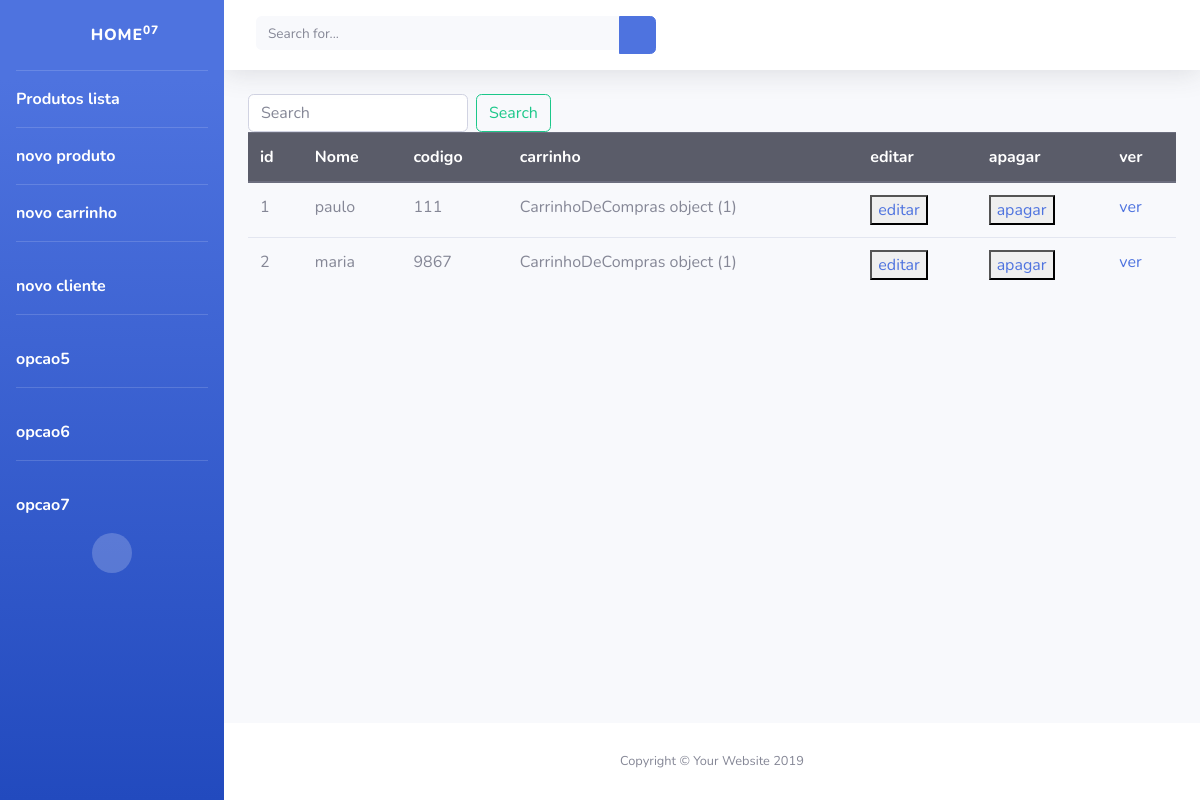
Page /primeira/produto/ on the earlier database version.
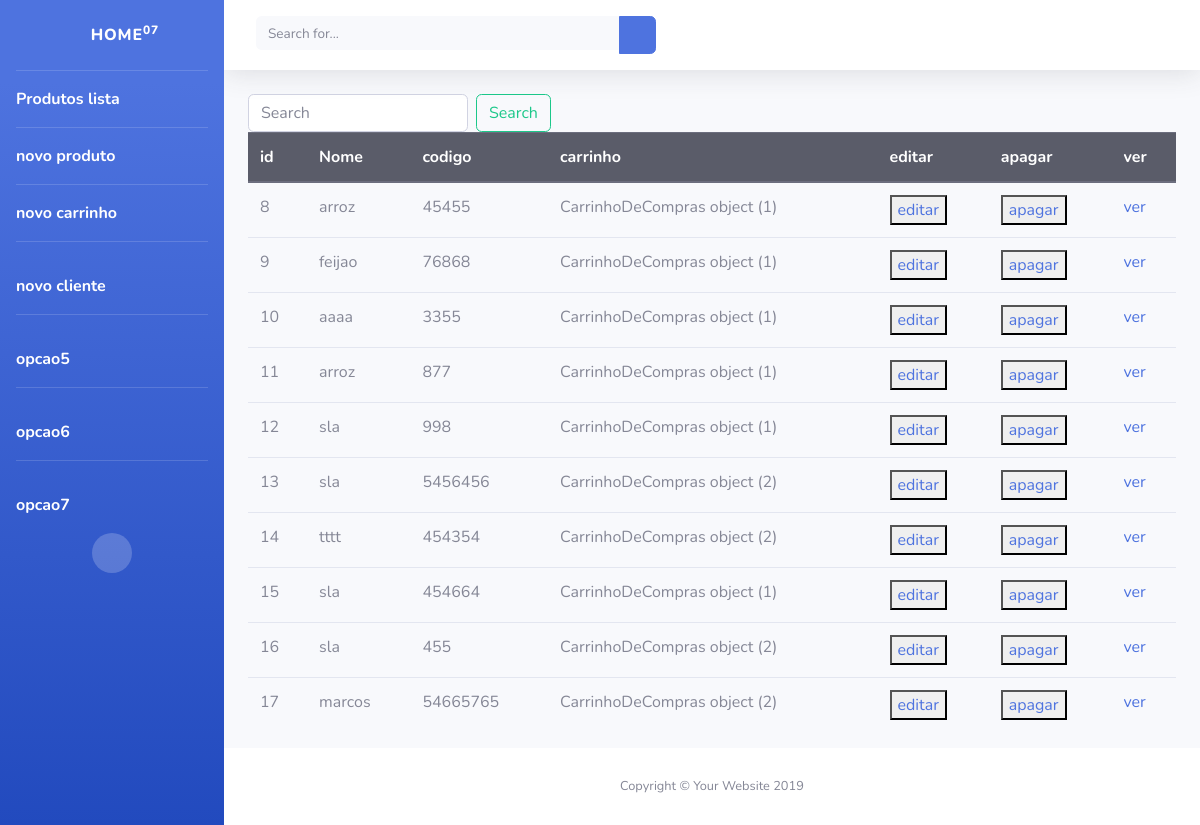
Same page on the later database version.
### primeira/models.py (models this page shows)
class Produto(models.Model):
    nome = models.CharField(max_length=50)
    codigo = models.IntegerField()
    carrinho = models.ForeignKey(CarrinhoDeCompras, on_delete=models.CASCADE)

class CarrinhoDeCompras(models.Model):
    tamanho = models.CharField(max_length=50)
    cor = models.CharField(max_length=50)

### primeira/views.py (the view)
# urls.py: path('produto/', views.produto_list),
def produto_list(request):
    produtos = Produto.objects.all()
    return render(request,'produto/list.html',{'produtos':produtos})

### primeira/templates/produto/list.html (shortened to what this page needs)
{% extends "base.html" %}
{% block conteudo %}
<form action="/primeira/produto/pesquisa/" method="POST" class="form-inline my-2 my-lg-0">
    <input name="pesquisar" class="form-control mr-sm-2" type="search" placeholder="Search" aria-label="">
    <button class="btn btn-outline-success my-2 my-sm-0" type="submit">Search</button>
</form>
<table class="table">
    <thead class="thead-dark">
        <tr>
            <th scope="col">id</th>
            <th scope="col">Nome</th>
            <th scope="col">codigo</th>
            <th scope="col">carrinho</th>
            <th scope="col">editar</th>
            <th scope="col">apagar</th>
            <th scope="col">ver</th>
        </tr>
    </thead>
    <tbody>
        {% for produto in produtos %}
            <tr>
                <td>{{produto.id}}</td>
                <td>{{produto.nome}}</td>
                <td>{{produto.codigo}}</td>
                <td>{{produto.carrinho}}</td>
                <td><button><a href="/primeira/produto/editar/{{produto.id}}">editar</a></button></td>
                <td><button><a href="/primeira/produto/deleta/{{produto.id}}">apagar</a></button></td>
                <td><a href="/primeira/produto/show/{{produto.id}}">ver</a></td>
            </tr>
        {% endfor %}
    </tbody>
</table>
{% endblock %}

### primeira/templates/base.html (shortened to what this page needs)
{% load static %}
<!DOCTYPE html>
<html lang="en">
<head>
    <link href="{% static 'vendor/fontawesome-free/css/all.min.css' %}" rel="stylesheet" type="text/css">
    <link href="{% static 'css/sb-admin-2.min.css' %}" rel="stylesheet">
</head>
<body id="page-top">
    <div id="wrapper">
        <ul class="navbar-nav bg-gradient-primary sidebar sidebar-dark accordion" id="accordionSidebar">
            <a class="sidebar-brand d-flex align-items-center justify-content-center" href="/primeira/">
                <div class="sidebar-brand-icon rotate-n-15">
                    <i class="fas fa-laugh-wink"></i>
                </div>
                <div class="sidebar-brand-text mx-3">Home<sup>07</sup></div>
            </a>
            <hr class="sidebar-divider my-0">
            <li class="nav-item active">
                <a class="nav-link" href="/primeira/produto/">Produtos lista</a>
            </li>
            <hr class="sidebar-divider my-0">
            <li class="nav-item active">
                <a class="nav-link" href="/primeira/produto/create/">novo produto</a>
                <hr class="sidebar-divider my-0">
            </li>
            <li class="nav-item active">
                <a class="nav-link" href="/primeira/carrinho/create/">novo carrinho</a>
            </li>
            <hr class="sidebar-divider">
            <li class="nav-item active">
                <a class="nav-link" href="/primeira/cliente/">novo cliente</a>
            </li>
            <hr class="sidebar-divider">
            <li class="nav-item active">
                <a class="nav-link" href="/atendimento/paciente/create/">opcao5</a>
            </li>
            <hr class="sidebar-divider">
            <li class="nav-item active">
                <a class="nav-link" href="/atendimento/medico/create/">opcao6</a>
            </li>
            <hr class="sidebar-divider d-none d-md-block">
            <li class="nav-item active">
                <a class="nav-link" href="/atendimento/medicamento/create/">opcao7</a>
            </li>
            <div class="text-center d-none d-md-inline">
                <button class="rounded-circle border-0" id="sidebarToggle"></button>
            </div>
        </ul>
        <div id="content-wrapper" class="d-flex flex-column">
            <div id="content">
                <nav class="navbar navbar-expand navbar-light bg-white topbar mb-4 static-top shadow">
                    <form
                        class="d-none d-sm-inline-block form-inline mr-auto ml-md-3 my-2 my-md-0 mw-100 navbar-search">
                        <div class="input-group">
                            <input type="text" class="form-control bg-light border-0 small" placeholder="Search for..."
                                aria-label="Search" aria-describedby="basic-addon2">
                            <div class="input-group-append">
                                <button class="btn btn-primary" type="button">
                                    <i class="fas fa-search fa-sm"></i>
                                </button>
                            </div>
                        </div>
                    </form>
                </nav>
                <div class="container-fluid">
                    {% block conteudo %} {% endblock %}
                </div>
            </div>
            <footer class="sticky-footer bg-white">
                <div class="container my-auto">
                    <div class="copyright text-center my-auto">
                        <span>Copyright &copy; Your Website 2019</span>
                    </div>
                </div>
            </footer>
        </div>
    </div>
</body>
</html>

Differences in the rows shown:
removed Produto: id "1", nome "paulo", codigo "111", carrinho "CarrinhoDeCompras object (1)"
removed Produto: id "2", nome "maria", codigo "9867", carrinho "CarrinhoDeCompras object (1)"
added Produto: id "8", nome "arroz", codigo "45455", carrinho "CarrinhoDeCompras object (1)"
added Produto: id "9", nome "feijao", codigo "76868", carrinho "CarrinhoDeCompras object (1)"
added Produto: id "10", nome "aaaa", codigo "3355", carrinho "CarrinhoDeCompras object (1)"
added Produto: id "11", nome "arroz", codigo "877", carrinho "CarrinhoDeCompras object (1)"
added Produto: id "12", nome "sla", codigo "998", carrinho "CarrinhoDeCompras object (1)"
added Produto: id "13", nome "sla", codigo "5456456", carrinho "CarrinhoDeCompras object (2)"
added Produto: id "14", nome "tttt", codigo "454354", carrinho "CarrinhoDeCompras object (2)"
added Produto: id "15", nome "sla", codigo "454664", carrinho "CarrinhoDeCompras object (1)"
added Produto: id "16", nome "sla", codigo "455", carrinho "CarrinhoDeCompras object (2)"
added Produto: id "17", nome "marcos", codigo "54665765", carrinho "CarrinhoDeCompras object (2)"
